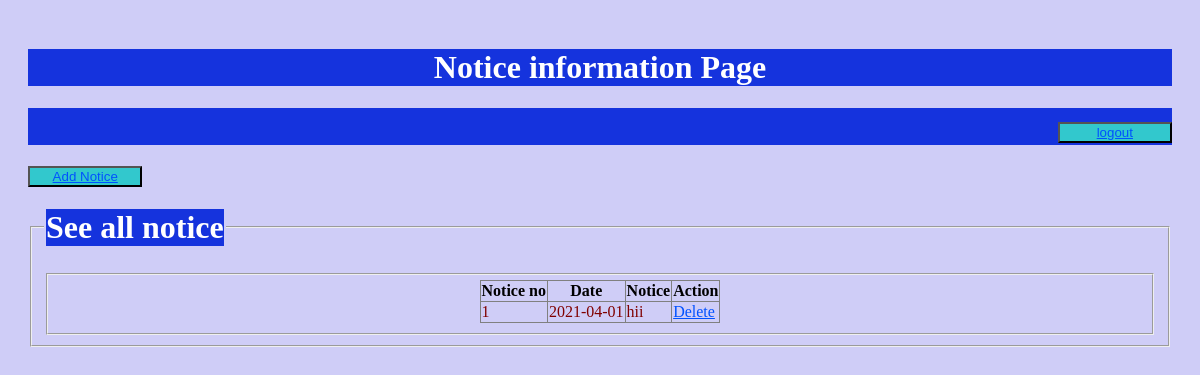
Page /WebtechProject/adminview/notice.php on the committed database.
### tables this page shows
CREATE TABLE `notice` (
  `notice_no` int(11) NOT NULL,
  `Date` date DEFAULT NULL,
  `notice` varchar(10000) DEFAULT NULL
);

### WebtechProject/adminview/notice.php (the view, shortened to what this page needs)
<!DOCTYPE html>
<html>
<head>
<link rel="stylesheet" type="text/css" href="../css/mycss10.css">
</head>
 <body>
    <h1 align="center"> Notice information Page </h1>
    <div class="navbar">
<h1 align="right" ><button> <a href="../admincontrol/logout.php">logout</a> </h1> </button>
<button><a href="addnotice.php">Add Notice</a>  </h5> </button>
</div>
</body>
</html>
<?php
include "../models/db_config.php";
$conn = mysqli_connect($dbhost, $dbuser, $dbpass,$db);
$query="select * from notice";
$result=mysqli_query($conn,$query);
?>
<fieldset>
<legend><h1>See all notice</h1></legend>
<fieldset>
<table align ="center" border="1" style="border-collapse:collapse">
<tr>
<th>Notice no</th>
<th>Date</th>
<th>Notice</th>
<th>Action</th>
</tr>
<?php
while($row=mysqli_fetch_assoc($result))
{
    echo "<tr>";
    echo"<td>".$row["notice_no"]."</td>";
    echo"<td>".$row["Date"]."</td>";
    echo"<td>".$row["notice"]."</td>";
    echo   "<td><a href='deletenotice.php?id={$row['notice_no']}'> Delete </a></td>";
    echo"</tr>";
}
?>
</table>

### WebtechProject/css/mycss10.css (style rules this page uses)
body { background-color: rgba(201, 199, 247, 0.884); padding: 20px; }
h1 { color: white; background-color: rgb(21, 51, 221); }
a:link { color: rgb(0, 81, 255); }
button { background-color:rgb(50, 200, 205); width:10%; height: 7%; }
td { color: maroon; }

### rows in the picture
notice: notice_no "1", Date "2021-04-01", notice "hii"
